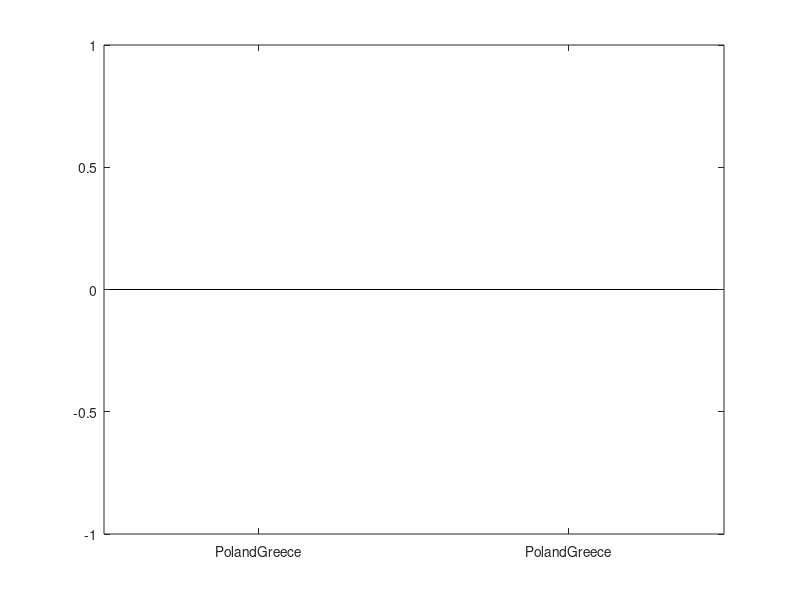

The MATLAB script that drew this image: (Note: this script raises an error after producing the figure.)
clear; clc;
pol_pkb = ["0","0","0","0","0","0","0","0","0","0","0","0","0","0","0","0","0","0","0","0","0","0","0","0","0","0","0","0","0","0","0","0","2090","2480","2800","3240","3830","4230","4350","4430","4660","4700","4890","5490","6260","7340","8460","9940","11990","12510","12730","12900","13220","13480","13640","13320","12710","12730","14100"];
gr_pkb = ["0","0","620","700","790","900","1000","1090","1200","1370","1540","1720","2000","2490","2850","3480","3750","3940","4600","5650","6500","6370","5910","5280","5140","5010","5360","6130","7590","8310","8970","9850","11200","11140","11610","12410","13430","14100","13810","13380","13330","13070","13150","15700","19580","22760","24550","26350","28660","29330","27660","24930","23500","22540","22180","20320","18890","18340","19760"];

h = figure;
axis tight manual 
filename = 'zad4.gif';
for n = 1:numel(pol_pkb)
    tmp = [str2num(pol_pkb(n)),str2num(gr_pkb(n))];
    bar(tmp)
    set(gca, 'xticklabel', ["Poland", "Greece"])
    drawnow
    frame = getframe(h);
    im = frame2im(frame);
    [imind,cm] = rgb2ind(im,256);
    if n == 1
        imwrite(imind,cm,filename,'gif', 'Loopcount',inf);
    else
        imwrite(imind,cm,filename,'gif','WriteMode','append');
    end
end